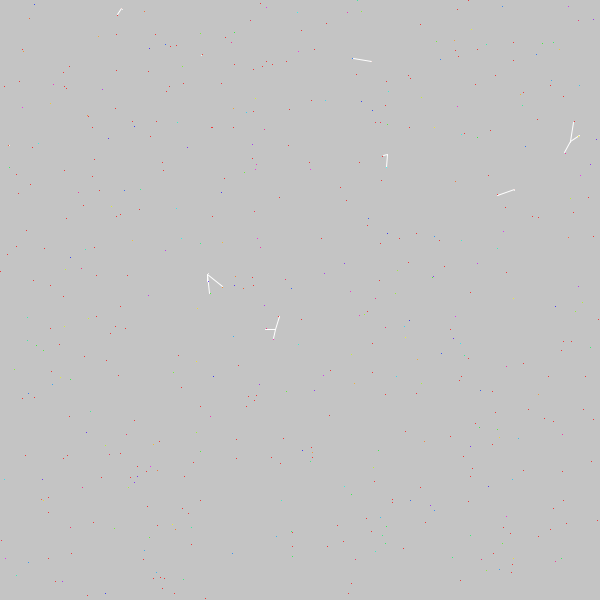
Frame 1 (no input)
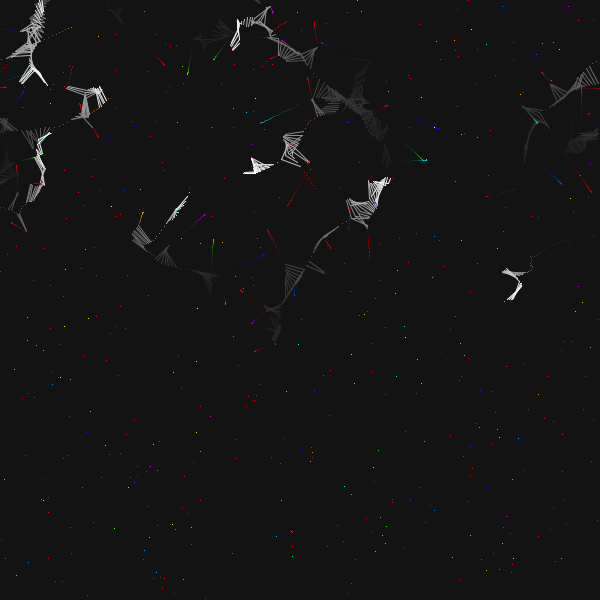
Frame 60 (the mouse pressed at the canvas centre just before this capture)
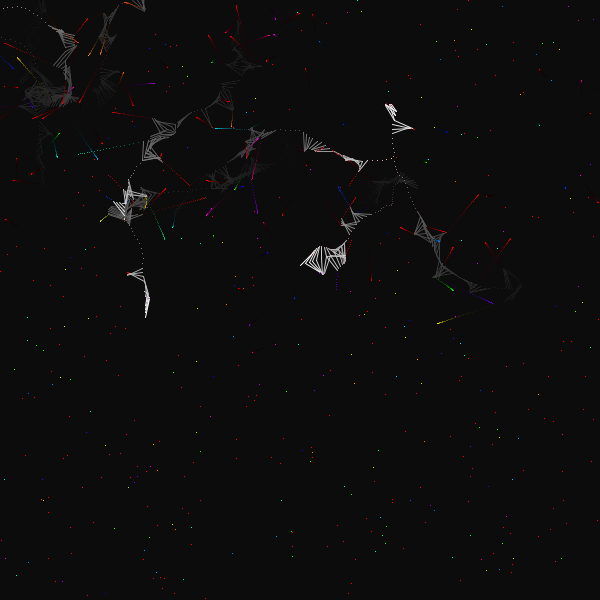
Frame 120 (the mouse held since frame 60 and released just before this capture)

The Processing sketch that drew these frames (run headless with seeded random() and noise(); from frame 60 on, the mouse is pressed at the canvas centre):

// Processing sketch: processing_43900
// ── processing_43900.pde

PVector[] pts;
PVector[] vls;
int i=500;
float z = 255 / i;
void setup(){
  size(600,600);
  colorMode(HSB);
  pts = new PVector[i];
  vls = new PVector[i];
  for(int n=0; n<i; n++){
    pts[n] = new PVector(random(width),random(height));
    vls[n] = new PVector();
  }
}
void draw(){
  fill(0,0,0,10);
  rect(-1,-1,width+1,height+1);
  for(int n=0; n<i; n++){
    stroke(255);
    for(int m=0; m<10; m++){
      if(pts[n].dist(pts[m]) < 20){
        float ab = pts[n].dot(pts[m]);
        vls[n].add(new PVector(sin(ab),cos(ab)));
        line(pts[n].x,pts[n].y,pts[m].x,pts[m].y);
      }
    }
    
    if(n>10){
      vls[n].mult(.95);
    }else{
      vls[n].limit(5);
    }
    pts[n].add(vls[n]);
    pts[n].x %= width;
    pts[n].y %= height;
    stroke(n,255,255);
    point(pts[n].x,pts[n].y);
  }
}
